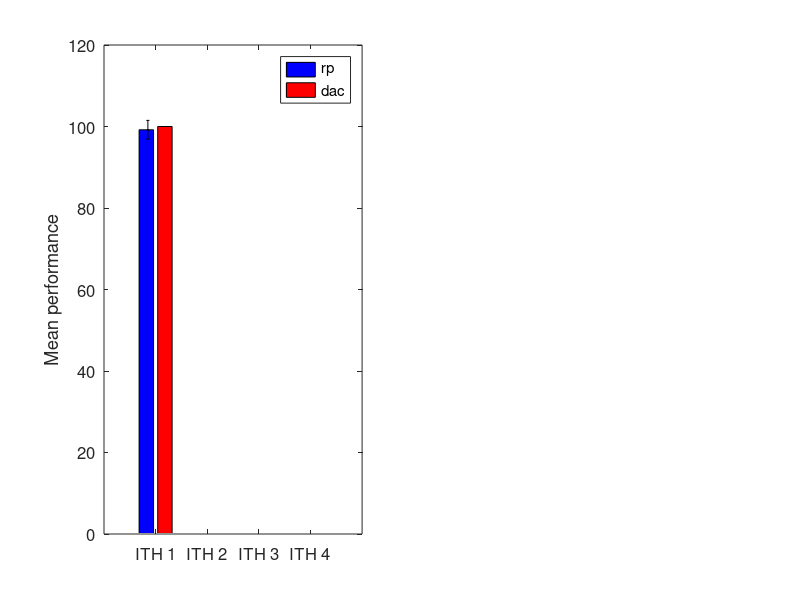

Write MATLAB code to recreate this figure. (Note: this script raises an error after producing the figure.)
clear all;
clc;

load('linear.mat')

for c=1:4
    rp_mean(:,c) = data(:,4*(c-1)+2);
    dac_mean(:,c) = data(:,4*(c-1)+4);
    rp_std(:,c) = sqrt(data(:,4*(c-1)+3));
    dac_std(:,c) = sqrt(data(:,4*(c-1)+5));
end

subplot(1,2,1)
hb = bar([rp_mean(10,:)' dac_mean(10,:)']);
set(hb(1),'FaceColor','b');
set(hb(2),'FaceColor','r');
legend('rp','dac');
set(gca, 'FontSize',12,'XTick',[1 2 3 4],'XTickLabel', ...
    {'ITH 1','ITH 2','ITH 3','ITH 4'});
ylabel('Mean performance')

errbar = [rp_std(10,:); dac_std(10,:)];   % CREATE ‘errbar’ MATRIX
yd = [rp_mean(10,:); dac_mean(10,:)];
hold on
for k1 = 1:2
    errorbar([1:4]+.15*(k1-2),  yd(k1,:),  errbar(k1,:), '.k', 'LineWidth',2)
end

subplot(1,2,2)
hb = bar([rp_mean(90,:)' dac_mean(90,:)']);
set(hb(1),'FaceColor','b');
set(hb(2),'FaceColor','r');
legend('rp','dac');
set(gca, 'FontSize',12,'XTick',[1 2 3 4],'XTickLabel', ...
    {'ITH 1','ITH 2','ITH 3','ITH 4'});
ylabel('Mean performance')

errbar = [rp_std(90,:); dac_std(90,:)];   % CREATE ‘errbar’ MATRIX
yd = [rp_mean(90,:); dac_mean(90,:)];
hold on
for k1 = 1:2
    errorbar([1:4]+.15*(k1-2),  yd(k1,:),  errbar(k1,:), '.k', 'LineWidth',2)
end
ylim([0 120]);
hold off
print('linear_fig2','-depsc')
close all


clear all;
clc;
load('branch.mat')

for c=1:4
    rp_mean(:,c) = data(:,4*(c-1)+2);
    dac_mean(:,c) = data(:,4*(c-1)+4);
    rp_std(:,c) = sqrt(data(:,4*(c-1)+3));
    dac_std(:,c) = sqrt(data(:,4*(c-1)+5));
end

subplot(1,2,1)
hb = bar([rp_mean(10,:)' dac_mean(10,:)']);
set(hb(1),'FaceColor','b');
set(hb(2),'FaceColor','r');
legend('rp','dac');
set(gca, 'FontSize',12,'XTick',[1 2 3 4],'XTickLabel', ...
    {'ITH 1','ITH 2','ITH 3','ITH 4'});
ylabel('Mean performance')

errbar = [rp_std(10,:); dac_std(10,:)];   % CREATE ‘errbar’ MATRIX
yd = [rp_mean(10,:); dac_mean(10,:)];
hold on
for k1 = 1:2
    errorbar([1:4]+.15*(k1-2),  yd(k1,:),  errbar(k1,:), '.k', 'LineWidth',2)
end

subplot(1,2,2)
hb = bar([rp_mean(90,:)' dac_mean(90,:)']);
set(hb(1),'FaceColor','b');
set(hb(2),'FaceColor','r');
legend('rp','dac');
set(gca, 'FontSize',12,'XTick',[1 2 3 4],'XTickLabel', ...
    {'ITH 1','ITH 2','ITH 3','ITH 4'});
ylabel('Mean performance')

errbar = [rp_std(90,:); dac_std(90,:)];   % CREATE ‘errbar’ MATRIX
yd = [rp_mean(90,:); dac_mean(90,:)];
hold on
for k1 = 1:2
    errorbar([1:4]+.15*(k1-2),  yd(k1,:),  errbar(k1,:), '.k', 'LineWidth',2)
end
ylim([-20 120]);
hold off
print('branch_fig2','-depsc')
close all



clear all;
clc;

load('neutral.mat')

for c=1:4
    rp_mean(:,c) = data(:,4*(c-1)+2);
    dac_mean(:,c) = data(:,4*(c-1)+4);
    rp_std(:,c) = sqrt(data(:,4*(c-1)+3));
    dac_std(:,c) = sqrt(data(:,4*(c-1)+5));
end

subplot(1,2,1)
hb = bar([rp_mean(10,:)' dac_mean(10,:)']);
set(hb(1),'FaceColor','b');
set(hb(2),'FaceColor','r');
legend('rp','dac');
set(gca, 'FontSize',12,'XTick',[1 2 3 4],'XTickLabel', ...
    {'ITH 1','ITH 2','ITH 3','ITH 4'});
ylabel('Mean performance')

errbar = [rp_std(10,:); dac_std(10,:)];   % CREATE ‘errbar’ MATRIX
yd = [rp_mean(10,:); dac_mean(10,:)];
hold on
for k1 = 1:2
    errorbar([1:4]+.15*(k1-2),  yd(k1,:),  errbar(k1,:), '.k', 'LineWidth',2)
end

subplot(1,2,2)
hb = bar([rp_mean(90,:)' dac_mean(90,:)']);
set(hb(1),'FaceColor','b');
set(hb(2),'FaceColor','r');
legend('rp','dac');
set(gca, 'FontSize',12,'XTick',[1 2 3 4],'XTickLabel', ...
    {'ITH 1','ITH 2','ITH 3','ITH 4'});
ylabel('Mean performance')

errbar = [rp_std(90,:); dac_std(90,:)];   % CREATE ‘errbar’ MATRIX
yd = [rp_mean(90,:); dac_mean(90,:)];
hold on
for k1 = 1:2
    errorbar([1:4]+.15*(k1-2),  yd(k1,:),  errbar(k1,:), '.k', 'LineWidth',2)
end
ylim([0 120]);
hold off
print('neutral_fig2','-depsc')
close all

clear all;
clc;

load('punctuated.mat')

for c=1:4
    rp_mean(:,c) = data(:,4*(c-1)+2);
    dac_mean(:,c) = data(:,4*(c-1)+4);
    rp_std(:,c) = sqrt(data(:,4*(c-1)+3));
    dac_std(:,c) = sqrt(data(:,4*(c-1)+5));
end


subplot(1,2,1)
hb = bar([rp_mean(10,:)' dac_mean(10,:)']);
set(hb(1),'FaceColor','b');
set(hb(2),'FaceColor','r');
legend('rp','dac');
set(gca, 'FontSize',12,'XTick',[1 2 3 4],'XTickLabel', ...
    {'ITH 1','ITH 2','ITH 3','ITH 4'});
ylabel('Mean performance')

errbar = [rp_std(10,:); dac_std(10,:)];   % CREATE ‘errbar’ MATRIX
yd = [rp_mean(10,:); dac_mean(10,:)];
hold on
for k1 = 1:2
    errorbar([1:4]+.15*(k1-2),  yd(k1,:),  errbar(k1,:), '.k', 'LineWidth',2)
end
ylim([0 120]);


subplot(1,2,2)
hb = bar([rp_mean(90,:)' dac_mean(90,:)']);
set(hb(1),'FaceColor','b');
set(hb(2),'FaceColor','r');
legend('rp','dac');
set(gca, 'FontSize',12,'XTick',[1 2 3 4],'XTickLabel', ...
    {'ITH 1','ITH 2','ITH 3','ITH 4'});
ylabel('Mean performance')

errbar = [rp_std(90,:); dac_std(90,:)];   % CREATE ‘errbar’ MATRIX
yd = [rp_mean(90,:); dac_mean(90,:)];
hold on
for k1 = 1:2
    errorbar([1:4]+.15*(k1-2),  yd(k1,:),  errbar(k1,:), '.k', 'LineWidth',2)
end
ylim([0 120]);
hold off
print('punctuated_fig2','-depsc')
close all